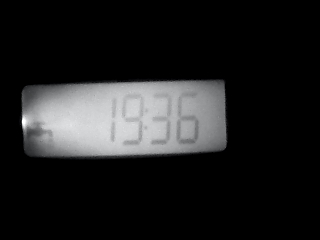
#> input picture test_images/9.jpg, 320 x 240 px
$ python waterscreen.py   (older library calls are emulated)
#> lines starting #> are read from the running program, lines starting #| are printed output that depends on the picture; after the words box and inside, x2 and y2 are one past the last pixel; in counts of white or black regions, pixels touching at a corner belong together
from imutils.perspective import four_point_transform
from imutils import contours
import imutils
import cv2
import numpy as np
from PIL import Image
import os

# Zet op True als je debug info wilt
DEBUG = False
TESTIMAGE = "test_images/9.jpg"
PRINT_CNTS = False

# Maak een dictionary zodat alle getallen hun weergave hebben.
# 1 betekent segment is aan. 0 betekent segment is uit.
GETALLEN_DICTIONARY = {
    (1, 1, 1, 0, 1, 1, 1): 0,
    (0, 0, 1, 0, 0, 1, 0): 1,
    (1, 0, 1, 1, 1, 0, 1): 2,
    (1, 0, 1, 1, 0, 1, 1): 3,
    (0, 1, 1, 1, 0, 1, 0): 4,
    (1, 1, 0, 1, 0, 1, 1): 5,
    (1, 1, 0, 1, 1, 1, 1): 6,
    (1, 0, 1, 0, 0, 1, 0): 7,
    (1, 1, 1, 1, 1, 1, 1): 8,
    (1, 1, 1, 1, 0, 1, 1): 9
}


# Schrijf een plaatje naar een bestand
def writeImage(name, image):
    cv2.imwrite(name + ".jpg", image)


# Verwijder de debug files.
def removeDebug():
    try:
        os.remove("blurred.jpg")
        os.remove("cijfers_met_rechthoek.jpg")
        os.remove("counter_after_thresh.jpg")
        os.remove("displayCnt.jpg")
        os.remove("edged.jpg")
        os.remove("gray.jpg")
        os.remove("output.jpg")
    except:
        pass
    try:
        os.remove("roi 1.jpg")
        os.remove("roi 2.jpg")
        os.remove("roi 3.jpg")
        os.remove("roi 4.jpg")
        os.remove("roi 5.jpg")
        os.remove("roi 6.jpg")
    except:
        pass
    try:
        os.remove("thresh.jpg")
        os.remove("warped.jpg")
    except:
        pass
    try:
        os.remove("waar_is_rc.jpg")
        os.remove("RCHoek.jpg")
        os.remove("thresh_read.jpg")
        os.remove("warped_read.jpg")
    except:
        pass
    try:
        os.remove("waar_is_error.jpg")
        os.remove("errorthresh.jpg")
    except:
        pass
    try:
        os.remove("rechthoeken_rc.jpg")
    except:
        pass


# Get the screen with the information from the picture
def getScreen(image_location):
    # Maak een zwarte rand om het plaatje en sla het tijdelijk met de naam:
    # 'filename' + _border.jpg
    image_name = add_black_border(image_location)

    # Laad het plaatje
    image = cv2.imread(image_name)
    image = imutils.resize(image, height=500)
    # Maak foto zwart-wit
    gray = cv2.cvtColor(image, cv2.COLOR_BGR2GRAY)
    # Blur de foto. Dit is om de noise te verminderen
    blurred = cv2.GaussianBlur(gray, (7, 7), 0)
    # Detecteer de contouren in de foto.
    edged = cv2.Canny(blurred, 0, 150, 0)

    if DEBUG:
        writeImage("gray", gray)
        writeImage("edged", edged)
        writeImage("blurred", blurred)

    # Zoek naar contouren in de foto en zet ze in een array
    # Sorteer vervolgens de array van groot naar klein.
    cnts = cv2.findContours(edged.copy(), cv2.RETR_EXTERNAL,
                            cv2.CHAIN_APPROX_SIMPLE)
    cnts = cnts[0] if imutils.is_cv2() else cnts[1]
    cnts = sorted(cnts, key=cv2.contourArea, reverse=True)

    # De variabele die de rechthoek gaat worden waar het schermpje op staat
    displayCnt = None

    img = image.copy()
    # Loop over de contouren
    for c in cnts:

        # Benader de contour
        peri = cv2.arcLength(c, True)
        approx = cv2.approxPolyDP(c, 0.02 * peri, True)

        # Als de contour ongeveer 4 hoeken heeft dan moeten we daar op inzoomen.
        # Zo krijgen we altijd het beeld van het schermpje en kan de camera ook eventueel
        # iets gedraaid zijn.
        if len(approx) == 4:
            displayCnt = approx
            x, y, w, h = cv2.boundingRect(displayCnt)
            img = cv2.rectangle(img, (x, y), (x + w, y + h), (0, 255, 0), 2)
            if DEBUG:
                writeImage("displayCnt", img)

    # Centreer het scherm.
    warped = four_point_transform(gray, displayCnt.reshape(4, 2))
    output = four_point_transform(image, displayCnt.reshape(4, 2))

    if DEBUG:
        writeImage("warped", warped)
        writeImage("output", output)

    if not DEBUG:
        os.remove(image_name)
    return warped


# Functie die de getallen van het plaatje kan aflezen.
def getNumberFromImage(image_location):
    warped = getScreen(image_location)

    # Maak het scherm geblurred zodat we hiermee kunnen werken
    blur = cv2.GaussianBlur(warped, (7, 7), 0)

    # Maak een threshold afbeelding van het plaatje zodat de contouren goed te zien zijn.
    thresh = cv2.adaptiveThreshold(blur, 255, cv2.ADAPTIVE_THRESH_GAUSSIAN_C, cv2.THRESH_BINARY_INV, 51, 2)

    if DEBUG:
        writeImage("thresh", thresh)

    # Zoek de contouren in het schermpje
    edges = cv2.Canny(thresh, 0, 150, 0)
    cnts = cv2.findContours(thresh.copy(), cv2.RETR_EXTERNAL,
                            cv2.CHAIN_APPROX_SIMPLE)
    cnts = cnts[0] if imutils.is_cv2() else cnts[1]

    if DEBUG:
        writeImage("counter_after_thresh", edges)

    # De array met de contouren erin.
    digitCnts = []

    # Loop door de contouren die zijn gemaakt in het schermpje
    for c in cnts:
        # x en y zijn de coordinaten van de linkerbovenhoek en w en
        # h zijn de breedte en hoogte
        (x, y, w, h) = cv2.boundingRect(c)

        # Als de contour een hoogte heeft van tussen de 20 en 100 kan het
        # een getal zijn. Ik check ook of de rechthoek ver genoeg naar rechts ligt zodat
        # we niet door alle rechthoeken heen hoeven die toch geen getallen kunnen zijn.
        if (20 <= h <= 100) and 170 >= x >= 70:

            if DEBUG:
                print(x)
                print(y)

            digitCnts.append(c)

    if DEBUG:
        cijfers = warped.copy()
        for d in digitCnts:
            x, y, w, h = cv2.boundingRect(d)
            cijfers = cv2.rectangle(cijfers, (x, y), (x + w, y + h), (0, 255, 0), 2)
        writeImage("cijfers_met_rechthoek", cijfers)

    # Sorteer de contouren van links naar rechts.
    digitCnts = contours.sort_contours(digitCnts,
                                       method="left-to-right")[0]
    if DEBUG:
        print("DigitCnts length is %s" % (len(digitCnts)))
    digits = []

    # Dit wordt gebruikt voor 1, 0 en 7 omdat die soms in 2
    # rechthoeken worden opgedeeld.
    previous_half = False
    large = False
    roi_number = 1
    number = 1
    for c in digitCnts:
        if DEBUG:
            print("We are at number %s" % number)
            number += 1
        # Coordinaten van een rechthoek weer.
        (x, y, w, h) = cv2.boundingRect(c)
        if not previous_half:
            # Als de rechthoek niet groot genoeg is voor een heel getal
            if w < 15 or h < 30:
                if w < 20 and h > 40:
                    digits.append(1)
                    print("It's a one that fits in one rectangle")
                    continue
                else:
                    if DEBUG:
                        print("It is a one or a zero or a seven")
                    if w > 20:
                        if DEBUG:
                            print("probably seven")
                        large = True

                    previous_half = True
                    continue
            # Ingezoomd beeld van de rechthoek met het getal
            roi = thresh[y:y + h, x:x + w]

            if DEBUG:
                writeImage("roi %s" % roi_number, roi)
                roi_number += 1

            # Verdeel het rechthoekje in 7 segmenten die terugkomen in GETALLEN_DICTIONARY
            # Hier de grootte van de rechthoeken
            (roiH, roiW) = roi.shape
            (dW, dH) = (int(roiW * 0.20), int(roiH * 0.15))
            dHC = int(roiH * 0.05)

            # Hier worden echt de segmenten gemaakt.
            segments = [
                ((0, 0), (w, dH)),  # top
                ((0, 0), (dW, h // 2)),  # top-left
                ((w - dW, 0), (w, h // 2)),  # top-right
                ((0, (h // 2) - dHC), (w, (h // 2) + dHC)),  # center
                ((0, h // 2), (dW, h)),  # bottom-left
                ((w - dW, h // 2), (w, h)),  # bottom-right
                ((0, h - dH), (w, h))  # bottom
            ]

            # Maak een array met allemaal nullen
            on = [0] * len(segments)
            wholeThing = cv2.countNonZero(roi)
            if wholeThing / float(w * h) > 0.60:
                continue

            for (i, ((xA, yA), (xB, yB))) in enumerate(segments):
                # Pak het ingezoomde fragment
                segROI = roi[yA:yB, xA:xB]
                total = cv2.countNonZero(segROI)
                area = (xB - xA) * (yB - yA)

                # Als het aantal witte pixels groter is dan de helft
                # geef dan waarde 1 aan dit segment.
                if total / float(area) > 0.40:
                    on[i] = 1


            try:
                # Zoek naar een getal dat past bij de segment 'codering'
                digit = GETALLEN_DICTIONARY[tuple(on)]
                digits.append(digit)
                if DEBUG:
                    print("Digit is: %s" % (digit))
            except Exception as e:
                print("Could not recognize this segment: %s" % e)

        # Checks voor de 'gekke' getallen
        elif previous_half and h < 50 and w < 20:
            if large:
                digits.append(7)
                if DEBUG:
                    print("It is a seven")
                large = False
            else:
                digits.append(1)
                if DEBUG:
                    print("It is a one")
            previous_half = False
            continue
        elif previous_half and h < 50:
            if DEBUG:
                print("it must be zero")
            digits.append(0)
            previous_half = False

    # Return het getal dat op het display staat
    return (magic(digits))


# Method om een array van integers om te zetten in 1 integer
def magic(numbers):
    return int(''.join(["%d" % x for x in numbers]))


# Plak een plaatje op een zwart plaatje
def add_black_border(image):
    name = os.path.splitext(image)[0]
    old_im = Image.open(image)
    old_size = old_im.size

    new_size = (500, 500)
    new_im = Image.new("RGB", new_size)  ## luckily, this is already black!
    new_im.paste(old_im, (int((new_size[0] - old_size[0]) / 2),
                          int((new_size[1] - old_size[1]) / 2)))
    new_im.save(name + "_border.jpg")
    return name + "_border.jpg"


# Functie om linkerbovenhoek af te lezen
def getRC(image_location):
    warped = getScreen(image_location)

    (xwarped, ywarped, wwarped, hwarped) = cv2.boundingRect(warped)

    # Maak het scherm geblurred zodat we hiermee kunnen werken
    blur = cv2.GaussianBlur(warped, (7, 7), 0)

    # Maak een threshold afbeelding van het plaatje zodat de contouren goed te zien zijn.
    thresh = cv2.adaptiveThreshold(blur, 255, cv2.ADAPTIVE_THRESH_GAUSSIAN_C, cv2.THRESH_BINARY_INV, 51, 2)

    # Dit zijn de coordinaten waar RC moet staan
    (x, y, w, h) = (int(24 / 241 * wwarped), int(4 / 83 * hwarped), int(48 / 241 * wwarped), int(39 / 83 * hwarped))

    copy = warped.copy()
    copy = cv2.rectangle(copy, (x, y), (x + w, y + h), (0, 255, 0), 2)
    if DEBUG:
        writeImage("waar_is_rc", copy)

    # Pak het gedeelte waar RC zou moeten staan
    rc = thresh[y:y + h, x:x + w]
    if DEBUG:
        writeImage("RCHoek", rc)

    # Als bijna het hele vakje wit is dan is de meting niet betrouwbaar
    total_white = cv2.countNonZero(rc)
    total_area = (w * h)

    if total_white / float(total_area) > 0.80:
        return False

    # Aantal segmenten die in RC moeten zitten
    segments = [
        ((int(26 / 241 * wwarped), int(32 / 83 * hwarped)), (int(44 / 241 * wwarped), int(38 / 83 * hwarped))),
        ((int(28 / 241 * wwarped), int(18 / 83 * hwarped)), (int(32 / 241 * wwarped), int(34 / 83 * hwarped))),
        ((int(6 / 241 * wwarped), 0), (int(9 / 241 * wwarped), int(13 / 83 * hwarped))),
        ((int(31 / 241 * wwarped), 2), (int(35 / 241 * wwarped), int(15 / 83 * hwarped)))
    ]

    for (i, ((xA, yA), (xB, yB))) in enumerate(segments):
        # Pak het ingezoomde fragment
        segment = rc[yA:yB, xA:xB]
        total = cv2.countNonZero(segment)
        area = (xB - xA) * (yB - yA)

        kopie = warped[y:y + h, x:x + w]
        kopie = cv2.rectangle(kopie, (xA, yA), (xB, yB), (0, 255, 0), 1)

        if DEBUG:
            writeImage("rechthoeken_rc", kopie)

        # Als het aantal witte pixels groter is dan de 50 %
        # ga dan door naar de volgende
        if total / float(area) > 0.40:
            continue
        else:
            return False

    # Als ze allemaal wit zijn dan staat er RC
    return True


# Kijkt of er een error is
def checkError(image_file):
    warped = getScreen(image_file)

    (xwarped, ywarped, wwarped, hwarped) = cv2.boundingRect(warped)

    # Maak het scherm geblurred zodat we hiermee kunnen werken
    blur = cv2.GaussianBlur(warped, (7, 7), 0)

    # Maak een threshold afbeelding van het plaatje
    thresh = cv2.adaptiveThreshold(blur, 255, cv2.ADAPTIVE_THRESH_GAUSSIAN_C, cv2.THRESH_BINARY_INV, 51, 2)

    # Dit zijn de coordinaten waar error moet staan
    (x, y, w, h) = (int(41 / 308 * wwarped), int(57 / 106 * hwarped), int(24 / 308 * wwarped), int(24 / 106 * hwarped))

    copy = warped.copy()
    copy = cv2.rectangle(copy, (x, y), (x + w, y + h), (0, 255, 0), 2)
    if DEBUG:
        writeImage("waar_is_error", copy)

    # Pak het gedeelte waar error zou moeten staan
    rc = thresh[y:y + h, x:x + w]
    if DEBUG:
        writeImage("errorthresh", rc)

    total_white = cv2.countNonZero(rc)
    total_area = (w * h)

    # Er is een error als er wat in dit vakje staat
    if total_white / float(total_area) > 0.60:
        return True
    return False


def getNumber(image_file):
    ret = getNumberFromImage(image_file)
    if getRC(image_file):
        ret *= -1
    return ret


# Vergemakkelijkt een snelle test.
def testImage():
    solution: int = getNumberFromImage(TESTIMAGE)
#> in add_black_border, old_im is the input picture: PIL image 320x240 RGB; mean R, G, B 31.4, 31.6, 32
#> in add_black_border, `new_im = Image.new("RGB", new_size)`: new_im: PIL image 500x500 RGB; every value is 0
#> in getScreen, `edged = cv2.Canny(blurred, 0, 150, 0)`:
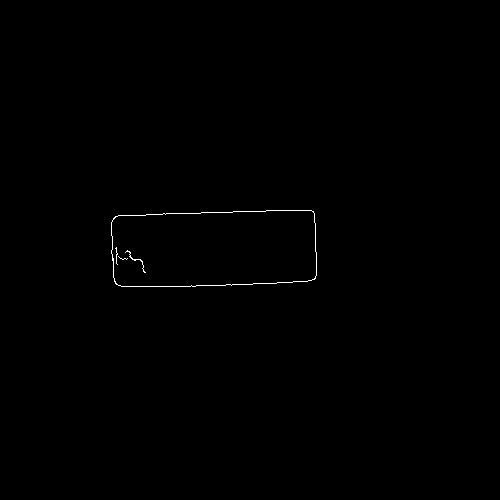
#> edged: shape (500, 500); 0.25% white in thin lines or dots, all inside (x1, y1, x2, y2) = (111, 210, 317, 287)
#> in getScreen, `cnts = cv2.findContours(edged.copy(), cv2.RETR_EXTERNAL, cv2.CHAIN_APP..`: cnts = 1 contour; box (x1, y1, x2, y2) and area: (111, 210, 317, 287) 14604
#> the loop in getScreen, `for c in cnts:` made 1 pass
#> (peri, displayCnt, x, y, w, h) on pass 1: (547.7, [[314, 213], [115, 216], [114, 281], [314, 279]], 114, 213, 201, 69)
#> pass 1, in getScreen, `img = cv2.rectangle(img, (x, y), (x + w, y + h), (0, 255, 0), 2)`:
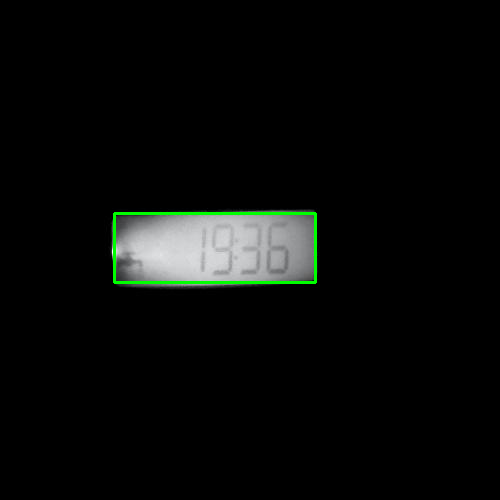
#> img: shape (500, 500, 3); mean B, G, R 9.2, 10.7, 9
#> in getNumberFromImage, `thresh = cv2.adaptiveThreshold(blur, 255, cv2.ADAPTIVE_THRESH_GAUSSIAN..`: thresh: shape (66, 200); 31% white; 12 white regions (4 under 20 px), largest, box (x1, y1, x2, y2) and area: (0, 0, 200, 27) 1112, (0, 35, 85, 66) 788, (97, 9, 124, 62) 606
#> in getNumberFromImage, `edges = cv2.Canny(thresh, 0, 150, 0)`:
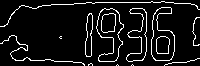
#> edges: shape (66, 200); 8.9% white in thin lines or dots
#> in getNumberFromImage, `cnts = cv2.findContours(thresh.copy(), cv2.RETR_EXTERNAL, cv2.CHAIN_AP..`: cnts = 12 contours, 4 with area under 20; largest, box (x1, y1, x2, y2) and area: (0, 0, 200, 27) 890, (97, 9, 124, 62) 763, (152, 8, 175, 61) 718, (0, 35, 85, 66) 668, (126, 9, 147, 62) 374, (86, 13, 93, 57) 178, (193, 17, 200, 46) 130, (164, 59, 200, 66) 94
#> the loop in getNumberFromImage, `for c in cnts:` made 12 passes
#> (x, y, w, h) on passes 1, 2, 4, 6, 7, 8, 9, 10, 11, 12: (132, 65, 1, 1), (117, 65, 1, 1), (164, 59, 36, 7), (0, 35, 85, 31), (193, 17, 7, 29), (86, 13, 7, 44), (126, 9, 21, 53), (97, 9, 27, 53), (152, 8, 23, 53), (0, 0, 200, 27)
#> (c, x, y, w, h) on passes 3, 5: ([[89, 64], [88, 65], [92, 65], [92, 64]], 88, 64, 5, 2), ([[60, 37], [61, 37]], 60, 37, 2, 1)
#> after the loop in getNumberFromImage, `for c in cnts:`: digitCnts = 4 contours; box (x1, y1, x2, y2) and area: (97, 9, 124, 62) 763, (152, 8, 175, 61) 718, (126, 9, 147, 62) 374, (86, 13, 93, 57) 178
#> the loop in getNumberFromImage, `for c in digitCnts:` made 4 passes
#> (x, y, w, h, roiW, dW, wholeThing, digit) on passes 3 to 4: (126, 9, 21, 53, 21, 4, 460, 3), (152, 8, 23, 53, 23, 4, 594, 6)
#> (x, y, w, h, roiW, dW, wholeThing) on pass 2: (97, 9, 27, 53, 27, 5, 606)
#| It's a one that fits in one rectangle
#| Could not recognize this segment: (1, 1, 0, 1, 0, 0, 1)
#> after the loop in getNumberFromImage, `for c in digitCnts:`:
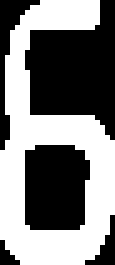
#> roi: shape (53, 23) (shown 5 times larger); 48.7% white; 1 white region, box (x1, y1, x2, y2) and area: (0, 0, 23, 53) 594
#> after the loop in getNumberFromImage, `for c in digitCnts:`: dH = 7; dHC = 2; dW = 4; digit = 6; digits = [1, 3, 6]; large = False; number = 1; on = [1, 1, 0, 1, 1, 1, 1]; previous_half = False; roiH = 53; roiW = 23; roi_number = 1; wholeThing = 594
#> solution = 136
    print("Solution is: %s" % solution)
#| Solution is: 136
    rc = getRC(TESTIMAGE)
#> the loop in getScreen (call 2), `for c in cnts:` made 1 pass
#> in getRC, `(xwarped, ywarped, wwarped, hwarped) = cv2.boundingRect(warped)`: xwarped = 0; wwarped = 200; hwarped = 66
#> in getRC, `(x, y, w, h) = (int(24 / 241 * wwarped), int(4 / 83 * hwarped), int(48..`: x = 19; y = 3; w = 39; h = 31
#> in getRC, `copy = cv2.rectangle(copy, (x, y), (x + w, y + h), (0, 255, 0), 2)`: copy: shape (66, 200); min 0, max 248, mean 162.8
#> in getRC, `rc = thresh[y:y + h, x:x + w]`:
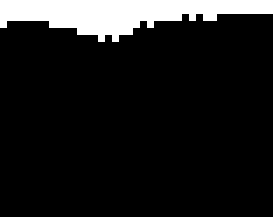
#> rc: shape (31, 39) (shown 7 times larger); 10.9% white; 1 white region, box (x1, y1, x2, y2) and area: (0, 0, 39, 6) 132
#> in getRC, `total_white = cv2.countNonZero(rc)`: total_white = 132
#> in getRC, `total_area = (w * h)`: total_area = 1209
#> in getRC, `segments = [ ((int(26 / 241 * wwarped), int(32 / 83 * hwarped)), (int(..`: segments = [((21, 25), (36, 30)), ((23, 14), (26, 27)), ((4, 0), (7, 10)), ((25, 2), (29, 11))]
#> the loop in getRC, `for (i, ((xA, yA), (xB, yB))) in enumerate(segments):` made 1 pass
#> (xA, yA, xB, yB, total, area) on pass 1: (21, 25, 36, 30, 0, 75)
#> pass 1, in getRC, `kopie = cv2.rectangle(kopie, (xA, yA), (xB, yB), (0, 255, 0), 1)`:
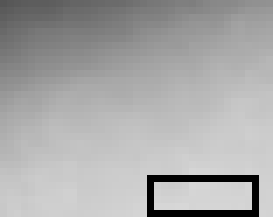
#> kopie: shape (31, 39) (shown 7 times larger); min 0, max 215, mean 168.3
    print("RC is %s" % rc)
    error = "no"
    if checkError(TESTIMAGE):
#> in checkError, `(xwarped, ywarped, wwarped, hwarped) = cv2.boundingRect(warped)`: xwarped = 0; wwarped = 200; hwarped = 66
#> in checkError, `(x, y, w, h) = (int(41 / 308 * wwarped), int(57 / 106 * hwarped), int(..`: x = 26; y = 35; w = 15; h = 14
#> in checkError, `copy = cv2.rectangle(copy, (x, y), (x + w, y + h), (0, 255, 0), 2)`:
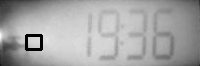
#> copy: shape (66, 200); min 0, max 248, mean 165.5
#> in checkError, `total_white = cv2.countNonZero(rc)`: total_white = 7
#> in checkError, `total_area = (w * h)`: total_area = 210
        error = "an"

    print("There is %s error" % error)
    if rc:
        print("Het betekent dus eigenlijk -%s" % solution)
    if not DEBUG:
        try:
            removeDebug()
        except Exception:
            pass


try:
    removeDebug()
except Exception:
    pass

if __name__ == "__main__":
    testImage()

$ run again, with test_images/1.jpg copied over test_images/9.jpg
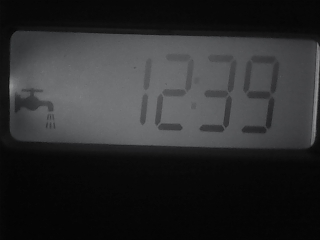
#> input picture test_images/1.jpg, 320 x 240 px
#> in add_black_border, old_im is the input picture: PIL image 320x240 RGB; mean R, G, B 43.7, 44.1, 45
#> in getScreen, `edged = cv2.Canny(blurred, 0, 150, 0)`:
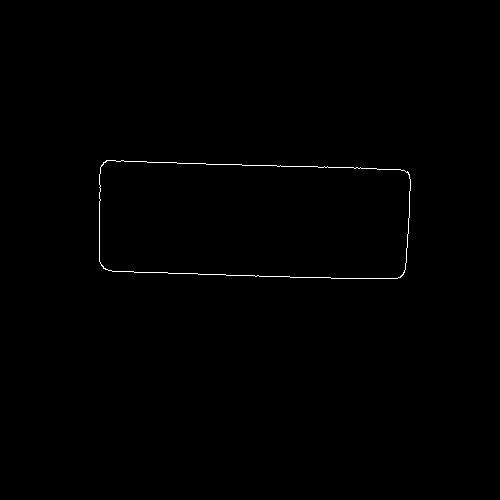
#> edged: shape (500, 500); 0.33% white in thin lines or dots, all inside (x1, y1, x2, y2) = (99, 160, 411, 279)
#> in getScreen, `cnts = cv2.findContours(edged.copy(), cv2.RETR_EXTERNAL, cv2.CHAIN_APP..`: cnts = 1 contour; box (x1, y1, x2, y2) and area: (99, 160, 411, 279) 33948
#> the loop in getScreen, `for c in cnts:` made 1 pass
#> (peri, displayCnt, x, y, w, h) on pass 1: (840.8, [[100, 167], [105, 269], [404, 272], [407, 171]], 100, 167, 308, 106)
#> thresh: shape (102, 307); 24.6% white; 32 white regions (16 under 20 px), largest, box (x1, y1, x2, y2) and area: (257, 0, 307, 102) 1577, (231, 15, 270, 94) 1240, (0, 0, 144, 37) 1021
#> edges: shape (102, 307); 6.6% white in thin lines or dots
#> in getNumberFromImage, `cnts = cv2.findContours(thresh.copy(), cv2.RETR_EXTERNAL, cv2.CHAIN_AP..`: cnts = 32 contours, 17 with area under 20; largest, box (x1, y1, x2, y2) and area: (231, 15, 270, 94) 1678, (257, 0, 307, 102) 1410, (187, 14, 226, 93) 871, (0, 0, 144, 37) 849, (142, 14, 183, 92) 833
#> the loop in getNumberFromImage, `for c in cnts:` made 32 passes
#> (x, y, w, h) on passes 1, 4, 7, 8, 9, 10, 11, 12: (271, 101, 1, 1), (111, 99, 6, 3), (28, 95, 82, 7), (13, 89, 9, 6), (31, 83, 11, 9), (0, 80, 16, 15), (180, 62, 6, 8), (127, 53, 10, 33)
#> after the loop in getNumberFromImage, `for c in cnts:`: digitCnts = 3 contours; box (x1, y1, x2, y2) and area: (142, 14, 183, 92) 833, (131, 19, 141, 51) 187, (127, 53, 137, 86) 176
#> the loop in getNumberFromImage, `for c in digitCnts:` made 3 passes
#> (x, y, w, h, roiH, roiW, dW, dH) on pass 3: (142, 14, 41, 78, 78, 41, 8, 11)
#> after the loop in getNumberFromImage, `for c in digitCnts:`: dH = 11; dHC = 3; dW = 8; digit = 2; digits = [1, 2]; large = False; number = 1; on = [1, 0, 1, 1, 1, 0, 1]; previous_half = False; roiH = 78; roiW = 41; roi_number = 1; wholeThing = 992
#> solution = 12
#| Solution is: 12
#> the loop in getScreen (call 2), `for c in cnts:` made 1 pass
#> in getRC, `(xwarped, ywarped, wwarped, hwarped) = cv2.boundingRect(warped)`: xwarped = 0; wwarped = 307; hwarped = 102
#> in getRC, `(x, y, w, h) = (int(24 / 241 * wwarped), int(4 / 83 * hwarped), int(48..`: x = 30; y = 4; w = 61; h = 47
#> in getRC, `total_white = cv2.countNonZero(rc)`: total_white = 92
#> in getRC, `total_area = (w * h)`: total_area = 2867
#> in getRC, `segments = [ ((int(26 / 241 * wwarped), int(32 / 83 * hwarped)), (int(..`: segments = [((33, 39), (56, 46)), ((35, 22), (40, 41)), ((7, 0), (11, 15)), ((39, 2), (44, 18))]
#> the loop in getRC, `for (i, ((xA, yA), (xB, yB))) in enumerate(segments):` made 1 pass
#> (xA, yA, xB, yB, total, area) on pass 1: (33, 39, 56, 46, 0, 161)
#> in checkError, `(xwarped, ywarped, wwarped, hwarped) = cv2.boundingRect(warped)`: xwarped = 0; wwarped = 307; hwarped = 102
#> in checkError, `(x, y, w, h) = (int(41 / 308 * wwarped), int(57 / 106 * hwarped), int(..`: x = 40; y = 54; w = 23
#> in checkError, `rc = thresh[y:y + h, x:x + w]`:
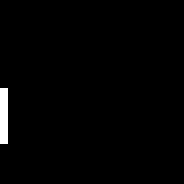
#> rc: shape (23, 23) (shown 8 times larger); 1.3% white in thin lines or dots, all inside (x1, y1, x2, y2) = (0, 11, 1, 18)
#> in checkError, `total_white = cv2.countNonZero(rc)`: total_white = 7
#> in checkError, `total_area = (w * h)`: total_area = 529
